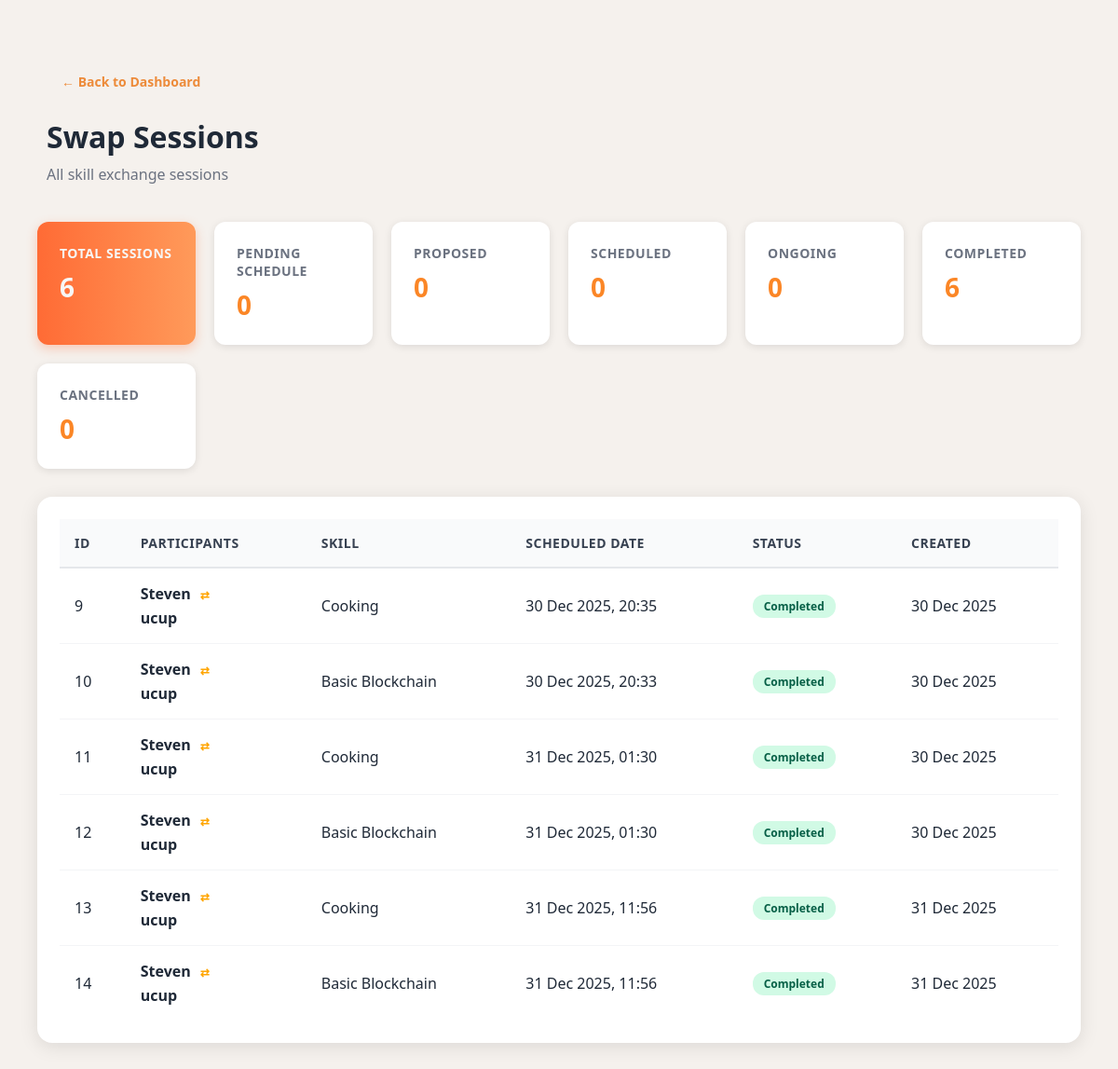
/admin_sessions_detail.php (signed in), run on the app's committed database.
### tables this page shows
CREATE TABLE `tr_swapsession` (
  `session_id` int(11) NOT NULL,
  `agreement_id` int(11) NOT NULL,
  `teacher_id` int(11) NOT NULL COMMENT 'User ID yang mengajar',
  `learner_id` int(11) NOT NULL COMMENT 'User ID yang belajar',
  `skill_id` int(11) NOT NULL COMMENT 'Skill yang diajarkan',
  `scheduled_datetime` datetime DEFAULT NULL,
  `status` enum('pending_schedule','proposed','scheduled','ongoing','completed','cancelled') DEFAULT 'pending_schedule',
  `meeting_link` varchar(255) DEFAULT NULL,
  `created_at` timestamp NOT NULL DEFAULT current_timestamp(),
  `proposed_by` int(11) DEFAULT NULL COMMENT 'ID User yang mengajukan tanggal',
  `started_at` datetime DEFAULT NULL COMMENT 'Waktu sesi dimulai (klik start)',
  `completed_at` datetime DEFAULT NULL
);

CREATE TABLE `ms_users` (
  `user_id` int(11) NOT NULL,
  `name` varchar(100) DEFAULT NULL,
  `email` varchar(100) DEFAULT NULL,
  `phone_number` varchar(20) DEFAULT NULL,
  `password` varchar(255) DEFAULT NULL,
  `profile_picture` varchar(255) DEFAULT NULL,
  `bio` text DEFAULT NULL,
  `role` enum('user','expert','admin') DEFAULT 'user',
  `joined_date` datetime DEFAULT current_timestamp()
);

CREATE TABLE `ms_userskills` (
  `skill_id` int(11) NOT NULL,
  `user_id` int(11) DEFAULT NULL,
  `category_id` int(11) DEFAULT NULL,
  `skill_name` varchar(100) DEFAULT NULL,
  `skill_type` enum('teach','learn') DEFAULT NULL,
  `created_at` datetime DEFAULT current_timestamp()
);

### admin_sessions_detail.php (the view, shortened to what this page needs)
<?php
include "includes/db_connect.php";
$sessions_query = "SELECT ss.*,
                   sa.user_a_id, sa.user_b_id,
                   ua.name as user_a_name, ub.name as user_b_name,
                   us.skill_name
                   FROM tr_swapsession ss
                   JOIN tr_swapagreement sa ON ss.agreement_id = sa.agreement_id
                   JOIN ms_users ua ON sa.user_a_id = ua.user_id
                   JOIN ms_users ub ON sa.user_b_id = ub.user_id
                   LEFT JOIN ms_userskills us ON ss.skill_id = us.skill_id
                   ORDER BY ss.session_id ASC";
$sessions_result = mysqli_query($conn, $sessions_query);
$total_sessions = mysqli_num_rows($sessions_result);
$pending_schedule = 0;
$proposed = 0;
$scheduled = 0;
$ongoing = 0;
$completed = 0;
$cancelled = 0;
mysqli_data_seek($sessions_result, 0);
while($s = mysqli_fetch_assoc($sessions_result)) {
    if($s['status'] == 'pending_schedule') $pending_schedule++;
    elseif($s['status'] == 'proposed') $proposed++;
    elseif($s['status'] == 'scheduled') $scheduled++;
    elseif($s['status'] == 'ongoing') $ongoing++;
    elseif($s['status'] == 'completed') $completed++;
    elseif($s['status'] == 'cancelled') $cancelled++;
}
?>
<!DOCTYPE html>
<html lang="en">
<head>
    <link rel="stylesheet" href="css/admin-detail.css?v=5">
</head>
<body>
    <div class="container">
        <div class="header">
            <a href="admin-dashboard.php" class="back-btn">← Back to Dashboard</a>
            <h1>Swap Sessions</h1>
            <p>All skill exchange sessions</p>
        </div>
        <div class="stats-summary">
            <div class="summary-item total-item active" data-filter="all" onclick="filterSessions('all')">
                <span class="label">Total Sessions</span>
                <span class="value"><?= $total_sessions ?></span>
            </div>
            <div class="summary-item" data-filter="pending_schedule" onclick="filterSessions('pending_schedule')">
                <span class="label">Pending Schedule</span>
                <span class="value"><?= $pending_schedule ?></span>
            </div>
            <div class="summary-item" data-filter="proposed" onclick="filterSessions('proposed')">
                <span class="label">Proposed</span>
                <span class="value"><?= $proposed ?></span>
            </div>
            <div class="summary-item" data-filter="scheduled" onclick="filterSessions('scheduled')">
                <span class="label">Scheduled</span>
                <span class="value"><?= $scheduled ?></span>
            </div>
            <div class="summary-item" data-filter="ongoing" onclick="filterSessions('ongoing')">
                <span class="label">Ongoing</span>
                <span class="value"><?= $ongoing ?></span>
            </div>
            <div class="summary-item" data-filter="completed" onclick="filterSessions('completed')">
                <span class="label">Completed</span>
                <span class="value"><?= $completed ?></span>
            </div>
            <div class="summary-item" data-filter="cancelled" onclick="filterSessions('cancelled')">
                <span class="label">Cancelled</span>
                <span class="value"><?= $cancelled ?></span>
            </div>
        </div>
        <div class="table-container">
            <table>
                <thead>
                    <tr>
                        <th>ID</th>
                        <th>Participants</th>
                        <th>Skill</th>
                        <th>Scheduled Date</th>
                        <th>Status</th>
                        <th>Created</th>
                    </tr>
                </thead>
                <tbody>
                    <?php
                    mysqli_data_seek($sessions_result, 0);
                    while($session = mysqli_fetch_assoc($sessions_result)):
                        $status_display = $session['status'];
                        if ($status_display == 'pending_schedule') {
                            $status_display = 'Pending Schedule';
                        } else {
                            $status_display = ucfirst($status_display);
                        }
                    ?>
                    <tr data-status="<?= $session['status'] ?>">
                        <td><?= $session['session_id'] ?></td>
                        <td>
                            <div class="participants">
                                <div><?= htmlspecialchars($session['user_a_name']) ?><small style="margin: 0px 10px; color: orange;">⇄</small></div>
                                <div><?= htmlspecialchars($session['user_b_name']) ?></div>
                            </div>
                        </td>
                        <td><?= htmlspecialchars($session['skill_name'] ?? '-') ?></td>
                        <td><?= $session['scheduled_datetime'] ? date('d M Y, H:i', strtotime($session['scheduled_datetime'])) : '-' ?></td>
                        <td><span class="badge badge-<?= $session['status'] ?>"><?= $status_display ?></span></td>
                        <td><?= date('d M Y', strtotime($session['created_at'])) ?></td>
                    </tr>
                    <?php endwhile; ?>
                </tbody>
            </table>
        </div>
    </div>
</body>
</html>

### css/admin-detail.css (style rules this page uses)
* { margin: 0; padding: 0; box-sizing: border-box; }
body { font-family: 'Segoe UI', Tahoma, Geneva, Verdana, sans-serif; background: #F5F1ED; min-height: 100vh; padding: 60px 40px; }
.container { max-width: 1400px; margin: 0 auto; }
.header { padding: 10px; border-radius: 16px; margin-bottom: 30px; }
.header h1 { color: #FF6B35; }
.back-btn { display: inline-flex; align-items: center; gap: 8px; color: #ed8b3a; text-decoration: none; font-weight: 600; font-size: 14px; margin-bottom: 20px; padding: 8px 16px; border-radius: 8px; transition: all 0.2s; }
.header h1 { font-size: 32px; color: #1F2937; margin-bottom: 8px; }
.header p { color: #6B7280; font-size: 16px; }
.stats-summary { display: grid; grid-template-columns: repeat(auto-fit, minmax(150px, 1fr)); gap: 20px; margin-bottom: 30px; }
.summary-item { background: white; padding: 24px; border-radius: 12px; box-shadow: 0 2px 8px rgba(0, 0, 0, 0.1); display: flex; flex-direction: column; gap: 8px; }
.summary-item .label { font-size: 14px; color: #6B7280; text-transform: uppercase; letter-spacing: 0.5px; font-weight: 600; }
.summary-item .value { font-size: 28px; font-weight: 700; color: #fb8626; }
.table-container { background: white; border-radius: 16px; padding: 24px; box-shadow: 0 4px 20px rgba(0, 0, 0, 0.1); overflow-x: auto; }
table { width: 100%; border-collapse: collapse; }
thead { background: #F9FAFB; }
th { padding: 16px; text-align: left; font-weight: 600; color: #374151; font-size: 14px; text-transform: uppercase; letter-spacing: 0.5px; border-bottom: 2px solid #E5E7EB; }
td { padding: 16px; border-bottom: 1px solid #F3F4F6; color: #1F2937; }
tr:last-child td { border-bottom: none; }
.badge { display: inline-block; padding: 4px 12px; border-radius: 12px; font-size: 12px; font-weight: 600; }
.badge-completed { background: #D1FAE5; color: #065F46; }
.participants { display: flex; flex-direction: column; gap: 4px; }
.participants div { font-weight: 600; }
.participants small { color: #7C3AED; font-size: 12px; text-align: center; }

### admin_sessions_detail.php (style rules this page uses)
.summary-item { cursor: pointer; transition: all 0.3s ease; }
.summary-item.active { background: linear-gradient(90deg, #FF6B35, #FF9A5A) !important; box-shadow: 0 4px 12px rgba(255,107,53,0.3); }
.summary-item.active .label, .summary-item.active .value { color: #f7f7f7 !important; }
.badge-completed { background: #D1FAE5; color: #065F46; }

### data on the page
tr_swapsession: session_id "9", teacher.name "Steven", learner.name "ucup", skill.skill_name "Cooking", scheduled_datetime "30 Dec 2025, 20:35", status "Completed", created_at "30 Dec 2025"
tr_swapsession: session_id "10", learner.name "Steven", teacher.name "ucup", skill.skill_name "Basic Blockchain", scheduled_datetime "30 Dec 2025, 20:33", status "Completed", created_at "30 Dec 2025"
tr_swapsession: session_id "11", teacher.name "Steven", learner.name "ucup", skill.skill_name "Cooking", scheduled_datetime "31 Dec 2025, 01:30", status "Completed", created_at "30 Dec 2025"
tr_swapsession: session_id "12", learner.name "Steven", teacher.name "ucup", skill.skill_name "Basic Blockchain", scheduled_datetime "31 Dec 2025, 01:30", status "Completed", created_at "30 Dec 2025"
tr_swapsession: session_id "13", teacher.name "Steven", learner.name "ucup", skill.skill_name "Cooking", scheduled_datetime "31 Dec 2025, 11:56", status "Completed", created_at "31 Dec 2025"
tr_swapsession: session_id "14", learner.name "Steven", teacher.name "ucup", skill.skill_name "Basic Blockchain", scheduled_datetime "31 Dec 2025, 11:56", status "Completed", created_at "31 Dec 2025"

### other printed values
$total_sessions "6"
$pending_schedule "0"
$proposed "0"
$scheduled "0"
$ongoing "0"
$completed "6"
$cancelled "0"
